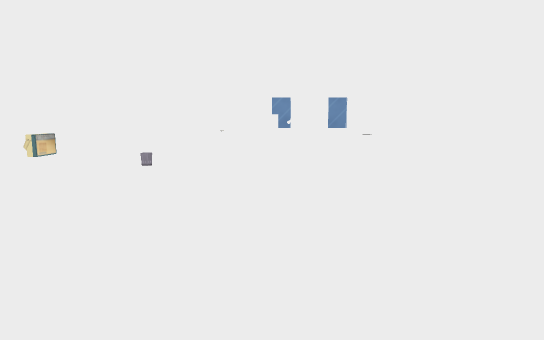
view 1 (above)

13 first-person views from a walk through a 3-D level made in the Unity game engine. The camera is 1.3 m above the floor, tilts 8° down and sees 75° across. The floor is counted in squares, 1 m on a side. Each view is taken from the middle of a square. On the plan, view 1 faces up. The plan holds only what a view shows up to about 15 squares ahead; the rest is blank. The place goes on beyond the plan. Some surface patterns are stand-ins.

view 2
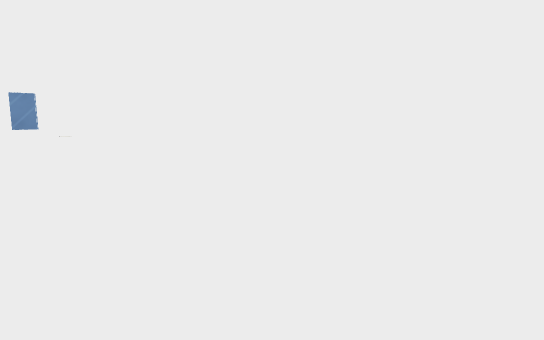

view 3
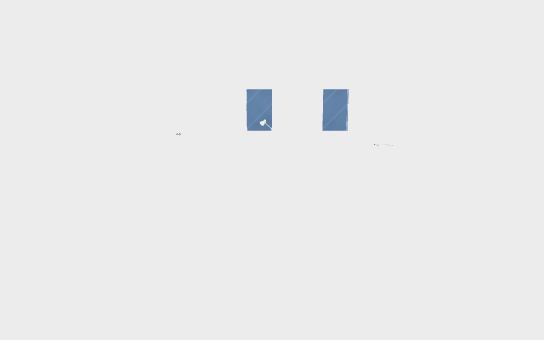

view 4
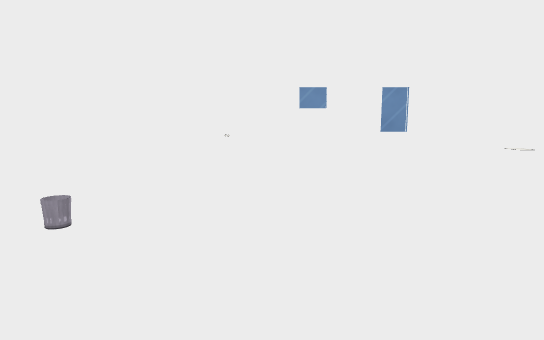

view 5
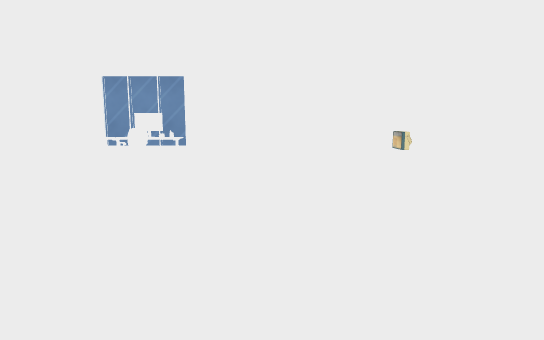

view 6
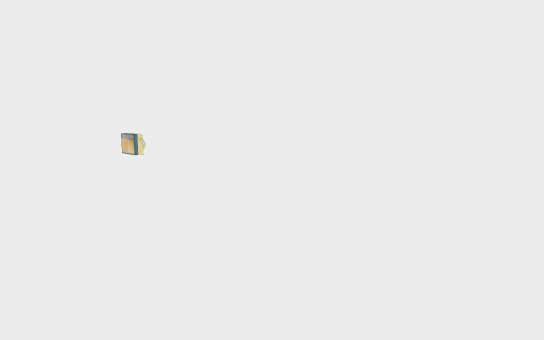

view 7
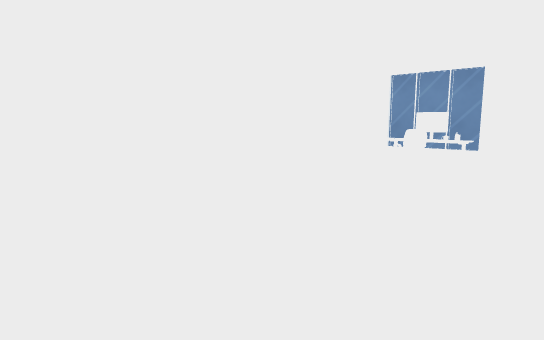

view 8
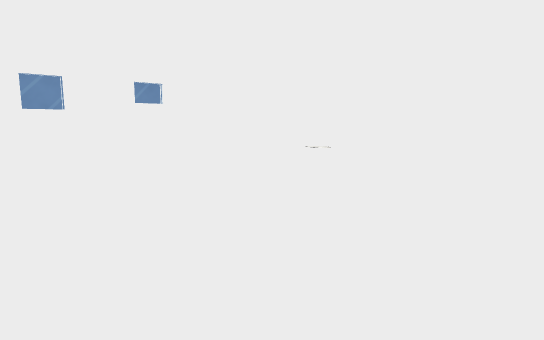

view 9
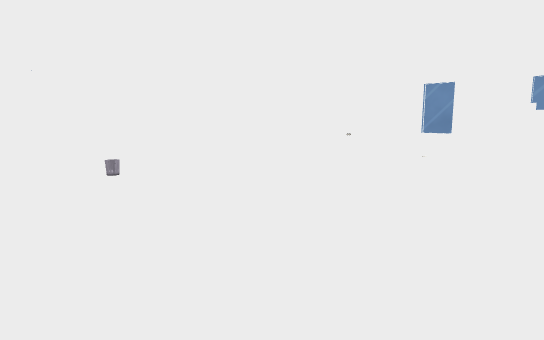

view 10
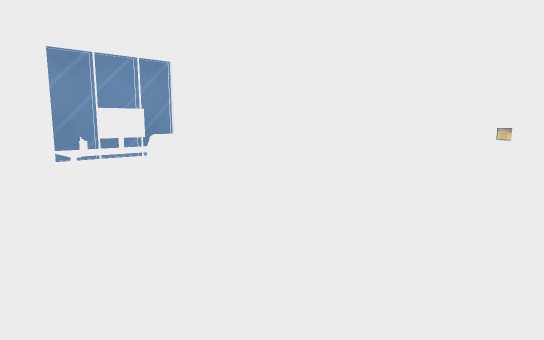

view 11
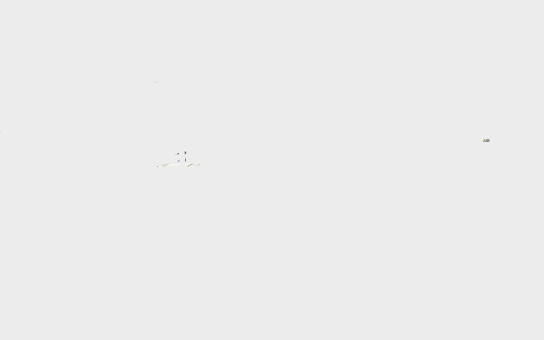

view 12
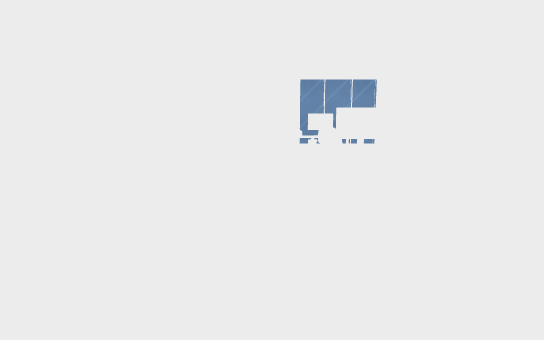

view 13
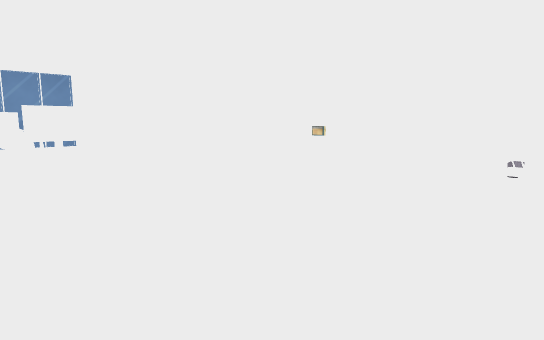

### Floor plan
Key: @ floor where view 1 was taken; # wall or solid block; . floor; = window, fence, low wall or low ledge; ^ raised ledge; O other object.
Columns run from 10 left of view 1 to 8 right of it. Each row starts with its distance up from view 1.
 19       #####=##=####
 18       #...........#
 17       #...O...O...#
 16       #..#OO.#OO..#
 15       #..#OO.#OO..#
 14       #...O...O...#
 13       #.......O...#
 12       #..#OO.#OO..#
 11       #...O...O...#
 10 #######...........#
  9 #^O...............#
  8 #^##..............#
  7 #######O..........#
  6       #O....OOOOO.#
  5       #O....O.OO..#
  4       OO..........#
  3       #O..........#
  2       #.....OOOO..#
  1       #....OOOOO..#
  0       OO..@.......#
 -1       #...........#
 -2       ########=####

Where each view was taken, in squares from view 1:
view 1: 0 up, 0 right, facing up
view 2: 0 up, 0 right, facing up-right
view 3: 5 up, 1 right, facing up
view 4: 6 up, 1 left, facing up
view 5: 11 up, 1 left, facing down
view 6: 10 up, 1 left, facing down-left
view 7: 10 up, 1 left, facing down-right
view 8: 8 up, 2 left, facing up-right
view 9: 7 up, 5 right, facing up-left
view 10: 7 up, 7 right, facing down-left
view 11: 13 up, 7 right, facing left
view 12: 12 up, 6 right, facing down
view 13: 12 up, 6 right, facing down-left
